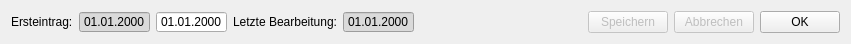
  <widget class="QWidget" name="horizontalLayoutWidget_2">
   <property name="geometry">
    <rect>
     <x>10</x>
     <y>490</y>
     <width>851</width>
     <height>26</height>
    </rect>
   </property>
   <layout class="QHBoxLayout" name="horizontalLayout">
    <item>
     <widget class="QLabel" name="uiInitalEntryLbl">
      <property name="sizePolicy">
       <sizepolicy hsizetype="Fixed" vsizetype="Fixed">
        <horstretch>0</horstretch>
        <verstretch>0</verstretch>
       </sizepolicy>
      </property>
      <property name="text">
       <string>Ersteintrag:</string>
      </property>
     </widget>
    </item>
    <item>
     <widget class="QDateEdit" name="uiInitalEntryDate">
      <property name="enabled">
       <bool>true</bool>
      </property>
      <property name="autoFillBackground">
       <bool>false</bool>
      </property>
      <property name="styleSheet">
       <string notr="true">background-color: rgb(218, 218, 218);</string>
      </property>
      <property name="readOnly">
       <bool>true</bool>
      </property>
      <property name="buttonSymbols">
       <enum>QAbstractSpinBox::NoButtons</enum>
      </property>
      <property name="specialValueText">
       <string>---</string>
      </property>
      <property name="displayFormat">
       <string>dd.MM.yyyy</string>
      </property>
     </widget>
    </item>
    <item>
     <widget class="QgsDateTimeEdit" name="uiInitalEntryQgsDate">
      <property name="minimumSize">
       <size>
        <width>0</width>
        <height>0</height>
       </size>
      </property>
      <property name="styleSheet">
       <string notr="true">.QWidget, QLineEdit, QToolButton { padding-right: 39px;}</string>
      </property>
      <property name="readOnly">
       <bool>true</bool>
      </property>
      <property name="buttonSymbols">
       <enum>QAbstractSpinBox::NoButtons</enum>
      </property>
      <property name="displayFormat">
       <string>dd.MM.yyyy</string>
      </property>
      <property name="allowNull">
       <bool>false</bool>
      </property>
     </widget>
    </item>
    <item>
     <widget class="QLabel" name="uiLastChangesLbl">
      <property name="text">
       <string>Letzte Bearbeitung:</string>
      </property>
     </widget>
    </item>
    <item>
     <widget class="QDateEdit" name="uiLastChangesDate">
      <property name="enabled">
       <bool>true</bool>
      </property>
      <property name="styleSheet">
       <string notr="true">background-color: rgb(218, 218, 218);</string>
      </property>
      <property name="readOnly">
       <bool>true</bool>
      </property>
      <property name="buttonSymbols">
       <enum>QAbstractSpinBox::NoButtons</enum>
      </property>
      <property name="specialValueText">
       <string>---</string>
      </property>
      <property name="displayFormat">
       <string>dd.MM.yyyy</string>
      </property>
     </widget>
    </item>
    <item>
     <spacer name="horizontalSpacer">
      <property name="orientation">
       <enum>Qt::Horizontal</enum>
      </property>
      <property name="sizeHint" stdset="0">
       <size>
        <width>40</width>
        <height>20</height>
       </size>
      </property>
     </spacer>
    </item>
    <item>
     <widget class="QPushButton" name="uiSaveBtn">
      <property name="enabled">
       <bool>false</bool>
      </property>
      <property name="text">
       <string>Speichern</string>
      </property>
      <property name="icon">
       <iconset resource="resource.qrc">
        <normaloff>:/plugins/APIS/icons/ok.png</normaloff>:/plugins/APIS/icons/ok.png</iconset>
      </property>
      <property name="iconSize">
       <size>
        <width>11</width>
        <height>11</height>
       </size>
      </property>
      <property name="autoDefault">
       <bool>false</bool>
      </property>
     </widget>
    </item>
    <item>
     <widget class="QPushButton" name="uiCancelBtn">
      <property name="enabled">
       <bool>false</bool>
      </property>
      <property name="text">
       <string>Abbrechen</string>
      </property>
      <property name="icon">
       <iconset resource="resource.qrc">
        <normaloff>:/plugins/APIS/icons/cancel.png</normaloff>:/plugins/APIS/icons/cancel.png</iconset>
      </property>
      <property name="iconSize">
       <size>
        <width>11</width>
        <height>11</height>
       </size>
      </property>
      <property name="shortcut">
       <string>Enter</string>
      </property>
      <property name="autoDefault">
       <bool>false</bool>
      </property>
     </widget>
    </item>
    <item>
     <widget class="QPushButton" name="uiOkBtn">
      <property name="text">
       <string>OK</string>
      </property>
      <property name="icon">
       <iconset resource="resource.qrc">
        <normaloff>:/plugins/APIS/icons/ok.png</normaloff>:/plugins/APIS/icons/ok.png</iconset>
      </property>
      <property name="iconSize">
       <size>
        <width>11</width>
        <height>11</height>
       </size>
      </property>
      <property name="autoDefault">
       <bool>false</bool>
      </property>
     </widget>
    </item>
   </layout>
  </widget>
